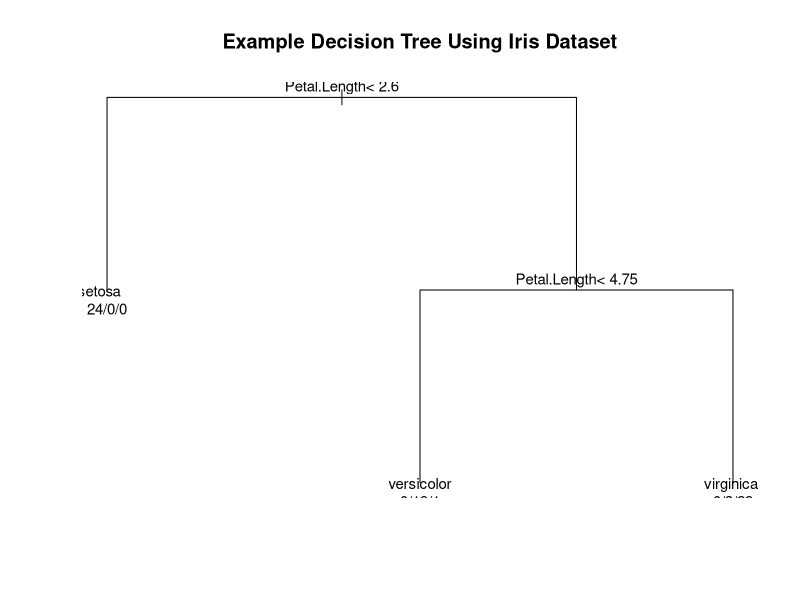

The R source for this figure:
#########################
## R Script accompanying "Recursive Binary Partitioning and the Random Forest: An Introduction to Tree-Based Machine Learning Methods in R" 
## Code for examples in paper pre walkthrough section using iris dataset
## Authors: Andrew N Hall, David M Condon, Daniel K Mroczek
#########################

# In-text example code using iris (pre-tutorial section)
library(datasets) #load datasets library
library(tidyverse) #load tidyverse for data manipulation
library(rpart) #load rpart for construction of decision tree
data(iris)

# Split data into training and test datasets 
set.seed(44)
iris_train = sample_frac(iris, size = 1/2) #sample 1/2 of observations for training set
iris_test = setdiff(iris, iris_train) #take remaining 1/2 for test set

# Decision tree Iris
dtree_iris <- rpart(Species~., data = iris_train) #create basic decision tree based on iris data

plot(dtree_iris, uniform = T, main = "Example Decision Tree Using Iris Dataset") #plot decision tree
text(dtree_iris, pretty = 0, use.n = T, cex = .9) #add text to decision tree
